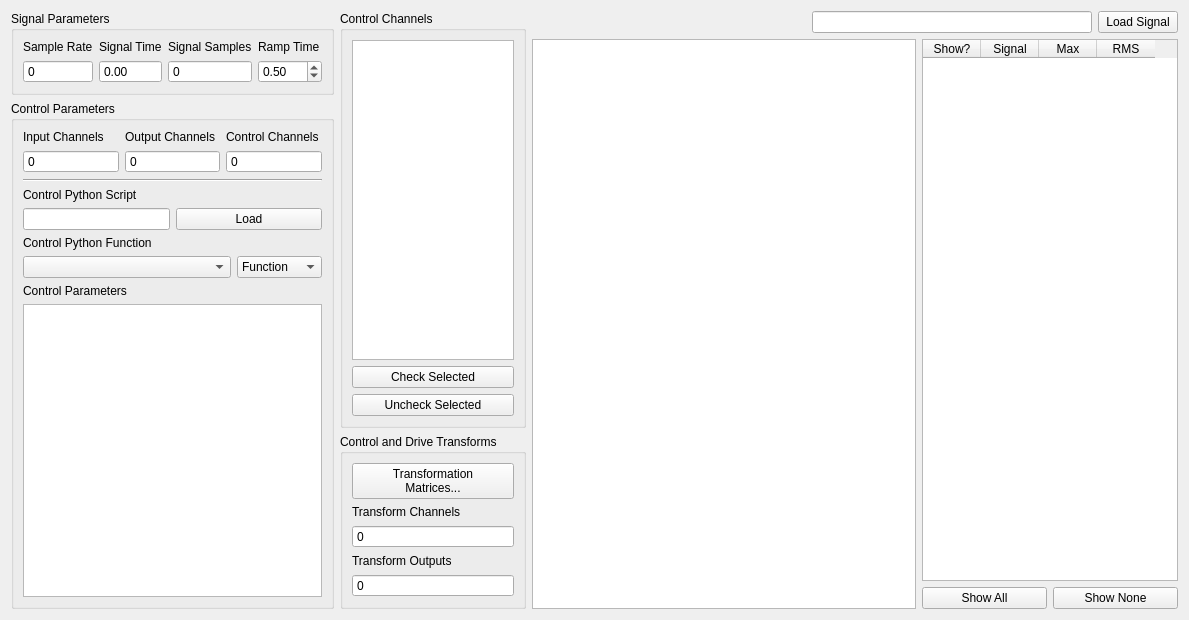
<?xml version="1.0" encoding="UTF-8"?>
<ui version="4.0">
 <class>Form</class>
 <widget class="QWidget" name="Form">
  <property name="geometry">
   <rect>
    <x>0</x>
    <y>0</y>
    <width>1189</width>
    <height>620</height>
   </rect>
  </property>
  <property name="windowTitle">
   <string>Form</string>
  </property>
  <layout class="QHBoxLayout" name="horizontalLayout">
   <item>
    <layout class="QVBoxLayout" name="parameters_layout">
     <item>
      <widget class="QGroupBox" name="signal_parameters_groupbox">
       <property name="title">
        <string>Signal Parameters</string>
       </property>
       <layout class="QGridLayout" name="gridLayout">
        <item row="0" column="2">
         <layout class="QVBoxLayout" name="signal_samples_layout">
          <item>
           <widget class="QLabel" name="signal_samples_label">
            <property name="text">
             <string>Signal Samples</string>
            </property>
           </widget>
          </item>
          <item>
           <widget class="QSpinBox" name="signal_samples_display">
            <property name="minimumSize">
             <size>
              <width>50</width>
              <height>0</height>
             </size>
            </property>
            <property name="toolTip">
             <string>Number of samples in the transient signal</string>
            </property>
            <property name="readOnly">
             <bool>true</bool>
            </property>
            <property name="buttonSymbols">
             <enum>QAbstractSpinBox::NoButtons</enum>
            </property>
            <property name="maximum">
             <number>1000000000</number>
            </property>
           </widget>
          </item>
         </layout>
        </item>
        <item row="0" column="1">
         <layout class="QVBoxLayout" name="signal_time_layout">
          <item>
           <widget class="QLabel" name="signal_time_label">
            <property name="text">
             <string>Signal Time</string>
            </property>
           </widget>
          </item>
          <item>
           <widget class="QDoubleSpinBox" name="signal_time_display">
            <property name="toolTip">
             <string>Time that the signal will take to generate</string>
            </property>
            <property name="readOnly">
             <bool>true</bool>
            </property>
            <property name="buttonSymbols">
             <enum>QAbstractSpinBox::NoButtons</enum>
            </property>
            <property name="maximum">
             <double>10000.000000000000000</double>
            </property>
           </widget>
          </item>
         </layout>
        </item>
        <item row="0" column="0">
         <layout class="QVBoxLayout" name="sample_rate_layout">
          <item>
           <widget class="QLabel" name="sample_rate_label">
            <property name="text">
             <string>Sample Rate</string>
            </property>
           </widget>
          </item>
          <item>
           <widget class="QSpinBox" name="sample_rate_display">
            <property name="minimumSize">
             <size>
              <width>50</width>
              <height>0</height>
             </size>
            </property>
            <property name="toolTip">
             <string>Sample rate of the data acquisition system</string>
            </property>
            <property name="readOnly">
             <bool>true</bool>
            </property>
            <property name="buttonSymbols">
             <enum>QAbstractSpinBox::NoButtons</enum>
            </property>
            <property name="maximum">
             <number>100000</number>
            </property>
           </widget>
          </item>
         </layout>
        </item>
        <item row="0" column="3">
         <layout class="QVBoxLayout" name="ramp_layout">
          <item>
           <widget class="QLabel" name="ramp_label">
            <property name="text">
             <string>Ramp Time</string>
            </property>
           </widget>
          </item>
          <item>
           <widget class="QDoubleSpinBox" name="ramp_selector">
            <property name="toolTip">
             <string>Time to ramp to zero if the transient signal is cancelled</string>
            </property>
            <property name="maximum">
             <double>300.000000000000000</double>
            </property>
            <property name="singleStep">
             <double>0.250000000000000</double>
            </property>
            <property name="value">
             <double>0.500000000000000</double>
            </property>
           </widget>
          </item>
         </layout>
        </item>
       </layout>
      </widget>
     </item>
     <item>
      <widget class="QGroupBox" name="control_parameters_groupbox">
       <property name="title">
        <string>Control Parameters</string>
       </property>
       <layout class="QGridLayout" name="gridLayout_7">
        <item row="0" column="0">
         <layout class="QVBoxLayout" name="input_channels_layout">
          <item>
           <widget class="QLabel" name="input_channels_label">
            <property name="text">
             <string>Input Channels</string>
            </property>
           </widget>
          </item>
          <item>
           <widget class="QSpinBox" name="input_channels_display">
            <property name="enabled">
             <bool>true</bool>
            </property>
            <property name="toolTip">
             <string>Number of measurement channels in the environment</string>
            </property>
            <property name="readOnly">
             <bool>true</bool>
            </property>
            <property name="buttonSymbols">
             <enum>QAbstractSpinBox::NoButtons</enum>
            </property>
            <property name="prefix">
             <string/>
            </property>
            <property name="maximum">
             <number>1000000</number>
            </property>
           </widget>
          </item>
         </layout>
        </item>
        <item row="0" column="1">
         <layout class="QVBoxLayout" name="output_channels_layout">
          <item>
           <widget class="QLabel" name="output_channels_label">
            <property name="text">
             <string>Output Channels</string>
            </property>
           </widget>
          </item>
          <item>
           <widget class="QSpinBox" name="output_channels_display">
            <property name="enabled">
             <bool>true</bool>
            </property>
            <property name="toolTip">
             <string>Number of excitation channels in the environment</string>
            </property>
            <property name="readOnly">
             <bool>true</bool>
            </property>
            <property name="buttonSymbols">
             <enum>QAbstractSpinBox::NoButtons</enum>
            </property>
            <property name="prefix">
             <string/>
            </property>
            <property name="maximum">
             <number>1000000</number>
            </property>
           </widget>
          </item>
         </layout>
        </item>
        <item row="0" column="2">
         <layout class="QVBoxLayout" name="control_channels_layout">
          <item>
           <widget class="QLabel" name="control_channels_label">
            <property name="text">
             <string>Control Channels</string>
            </property>
           </widget>
          </item>
          <item>
           <widget class="QSpinBox" name="control_channels_display">
            <property name="enabled">
             <bool>true</bool>
            </property>
            <property name="toolTip">
             <string>Number of channels used for controlling the environment</string>
            </property>
            <property name="readOnly">
             <bool>true</bool>
            </property>
            <property name="buttonSymbols">
             <enum>QAbstractSpinBox::NoButtons</enum>
            </property>
            <property name="prefix">
             <string/>
            </property>
            <property name="maximum">
             <number>1000000</number>
            </property>
           </widget>
          </item>
         </layout>
        </item>
        <item row="2" column="0" colspan="3">
         <layout class="QVBoxLayout" name="control_script_vertical_layout">
          <item>
           <widget class="QLabel" name="control_script_label">
            <property name="text">
             <string>Control Python Script</string>
            </property>
           </widget>
          </item>
          <item>
           <layout class="QHBoxLayout" name="control_script_horizontal_layout">
            <item>
             <widget class="QLineEdit" name="control_script_file_path_input">
              <property name="sizePolicy">
               <sizepolicy hsizetype="Minimum" vsizetype="Fixed">
                <horstretch>0</horstretch>
                <verstretch>0</verstretch>
               </sizepolicy>
              </property>
              <property name="toolTip">
               <string>File name for the Python script used to specify the control law.</string>
              </property>
              <property name="readOnly">
               <bool>true</bool>
              </property>
             </widget>
            </item>
            <item>
             <widget class="QPushButton" name="control_script_load_file_button">
              <property name="toolTip">
               <string>Load a Python script that contains the control law.</string>
              </property>
              <property name="text">
               <string>Load</string>
              </property>
             </widget>
            </item>
           </layout>
          </item>
         </layout>
        </item>
        <item row="4" column="0" colspan="3">
         <layout class="QVBoxLayout" name="control_parameters_layout">
          <item>
           <widget class="QLabel" name="control_parameters_label">
            <property name="text">
             <string>Control Parameters</string>
            </property>
           </widget>
          </item>
          <item>
           <widget class="QTextEdit" name="control_parameters_text_input">
            <property name="toolTip">
             <string>Any additional parameters needed by the control law are entered in this text box.  It is up to the control law to define what is needed to be defined in this box.</string>
            </property>
            <property name="lineWrapMode">
             <enum>QTextEdit::NoWrap</enum>
            </property>
            <property name="acceptRichText">
             <bool>false</bool>
            </property>
           </widget>
          </item>
         </layout>
        </item>
        <item row="3" column="0" colspan="3">
         <layout class="QVBoxLayout" name="control_function_layout">
          <item>
           <widget class="QLabel" name="control_function_label">
            <property name="text">
             <string>Control Python Function</string>
            </property>
           </widget>
          </item>
          <item>
           <layout class="QHBoxLayout" name="control_function_generator_layout">
            <item>
             <widget class="QComboBox" name="control_function_input">
              <property name="sizePolicy">
               <sizepolicy hsizetype="MinimumExpanding" vsizetype="Fixed">
                <horstretch>0</horstretch>
                <verstretch>0</verstretch>
               </sizepolicy>
              </property>
              <property name="toolTip">
               <string>Item in the Python script to use as the control law.</string>
              </property>
             </widget>
            </item>
            <item>
             <widget class="QComboBox" name="control_function_generator_selector">
              <property name="sizePolicy">
               <sizepolicy hsizetype="Minimum" vsizetype="Fixed">
                <horstretch>0</horstretch>
                <verstretch>0</verstretch>
               </sizepolicy>
              </property>
              <property name="toolTip">
               <string>Specifies if the control law is defined in a Function, Generator, or Class</string>
              </property>
              <item>
               <property name="text">
                <string>Function</string>
               </property>
              </item>
              <item>
               <property name="text">
                <string>Generator</string>
               </property>
              </item>
              <item>
               <property name="text">
                <string>Class</string>
               </property>
              </item>
             </widget>
            </item>
           </layout>
          </item>
         </layout>
        </item>
        <item row="1" column="0" colspan="3">
         <widget class="Line" name="control_separator">
          <property name="orientation">
           <enum>Qt::Horizontal</enum>
          </property>
         </widget>
        </item>
       </layout>
      </widget>
     </item>
    </layout>
   </item>
   <item>
    <layout class="QVBoxLayout" name="channels_layout">
     <item>
      <widget class="QGroupBox" name="control_channels_groupbox">
       <property name="title">
        <string>Control Channels</string>
       </property>
       <layout class="QVBoxLayout" name="verticalLayout_3">
        <item>
         <widget class="QListWidget" name="control_channels_selector">
          <property name="sizePolicy">
           <sizepolicy hsizetype="Minimum" vsizetype="Expanding">
            <horstretch>0</horstretch>
            <verstretch>0</verstretch>
           </sizepolicy>
          </property>
          <property name="toolTip">
           <string>Check channels that will be treated as control channels</string>
          </property>
          <property name="sizeAdjustPolicy">
           <enum>QAbstractScrollArea::AdjustToContents</enum>
          </property>
          <property name="selectionMode">
           <enum>QAbstractItemView::ExtendedSelection</enum>
          </property>
         </widget>
        </item>
        <item>
         <widget class="QPushButton" name="check_selected_button">
          <property name="toolTip">
           <string>Checks selected channels to use them as control channels.</string>
          </property>
          <property name="text">
           <string>Check Selected</string>
          </property>
         </widget>
        </item>
        <item>
         <widget class="QPushButton" name="uncheck_selected_button">
          <property name="toolTip">
           <string>Unchecks selected channels so they are not treated as control channels.</string>
          </property>
          <property name="text">
           <string>Uncheck Selected</string>
          </property>
         </widget>
        </item>
       </layout>
      </widget>
     </item>
     <item>
      <widget class="QGroupBox" name="transformation_matrices_groupbox">
       <property name="title">
        <string>Control and Drive Transforms</string>
       </property>
       <layout class="QVBoxLayout" name="verticalLayout_5">
        <item>
         <widget class="QPushButton" name="transformation_matrices_button">
          <property name="toolTip">
           <string>Open the transformation matrix dialog to allow specification of transformations to virtual control or virtual excitation channels.</string>
          </property>
          <property name="text">
           <string>Transformation
Matrices...</string>
          </property>
         </widget>
        </item>
        <item>
         <layout class="QVBoxLayout" name="transform_channels_layout">
          <item>
           <widget class="QLabel" name="transform_channels_label">
            <property name="text">
             <string>Transform Channels</string>
            </property>
           </widget>
          </item>
          <item>
           <widget class="QSpinBox" name="transform_channels_display">
            <property name="enabled">
             <bool>true</bool>
            </property>
            <property name="toolTip">
             <string>Number of virtual channels used for control if transformations are specified.</string>
            </property>
            <property name="readOnly">
             <bool>true</bool>
            </property>
            <property name="buttonSymbols">
             <enum>QAbstractSpinBox::NoButtons</enum>
            </property>
            <property name="prefix">
             <string/>
            </property>
            <property name="maximum">
             <number>1000000</number>
            </property>
           </widget>
          </item>
         </layout>
        </item>
        <item>
         <layout class="QVBoxLayout" name="transform_outputs_layout">
          <item>
           <widget class="QLabel" name="transform_outputs_label">
            <property name="text">
             <string>Transform Outputs</string>
            </property>
           </widget>
          </item>
          <item>
           <widget class="QSpinBox" name="transform_outputs_display">
            <property name="enabled">
             <bool>true</bool>
            </property>
            <property name="toolTip">
             <string>Number of virtual outputs defined if transformations are specified.</string>
            </property>
            <property name="readOnly">
             <bool>true</bool>
            </property>
            <property name="buttonSymbols">
             <enum>QAbstractSpinBox::NoButtons</enum>
            </property>
            <property name="prefix">
             <string/>
            </property>
            <property name="maximum">
             <number>1000000</number>
            </property>
           </widget>
          </item>
         </layout>
        </item>
       </layout>
      </widget>
     </item>
    </layout>
   </item>
   <item>
    <layout class="QVBoxLayout" name="verticalLayout">
     <item>
      <layout class="QHBoxLayout" name="load_signal_layout">
       <item>
        <spacer name="load_signal_spacer">
         <property name="orientation">
          <enum>Qt::Horizontal</enum>
         </property>
         <property name="sizeHint" stdset="0">
          <size>
           <width>40</width>
           <height>20</height>
          </size>
         </property>
        </spacer>
       </item>
       <item>
        <widget class="QLineEdit" name="signal_file_name_display">
         <property name="toolTip">
          <string>Filename from which the control signal was loaded</string>
         </property>
         <property name="readOnly">
          <bool>true</bool>
         </property>
        </widget>
       </item>
       <item>
        <widget class="QPushButton" name="load_signal_button">
         <property name="toolTip">
          <string>Load in a signal to control to</string>
         </property>
         <property name="text">
          <string>Load Signal</string>
         </property>
        </widget>
       </item>
      </layout>
     </item>
     <item>
      <layout class="QHBoxLayout" name="signal_display_layout">
       <item>
        <widget class="PlotWidget" name="signal_display_plot"/>
       </item>
       <item>
        <layout class="QVBoxLayout" name="signal_table_layout">
         <item>
          <widget class="QTableWidget" name="signal_information_table">
           <property name="sizePolicy">
            <sizepolicy hsizetype="Preferred" vsizetype="Expanding">
             <horstretch>0</horstretch>
             <verstretch>0</verstretch>
            </sizepolicy>
           </property>
           <attribute name="horizontalHeaderDefaultSectionSize">
            <number>58</number>
           </attribute>
           <column>
            <property name="text">
             <string>Show?</string>
            </property>
            <property name="toolTip">
             <string>Check a signal to show it on the plot</string>
            </property>
           </column>
           <column>
            <property name="text">
             <string>Signal</string>
            </property>
            <property name="toolTip">
             <string>Channel name associated with the signal</string>
            </property>
           </column>
           <column>
            <property name="text">
             <string>Max</string>
            </property>
            <property name="toolTip">
             <string>Maximum absolute value of the signal</string>
            </property>
           </column>
           <column>
            <property name="text">
             <string>RMS</string>
            </property>
            <property name="toolTip">
             <string>RMS value of the signal</string>
            </property>
           </column>
          </widget>
         </item>
         <item>
          <layout class="QHBoxLayout" name="signal_table_button_layout">
           <item>
            <widget class="QPushButton" name="show_all_button">
             <property name="toolTip">
              <string>Shows all signals</string>
             </property>
             <property name="text">
              <string>Show All</string>
             </property>
            </widget>
           </item>
           <item>
            <widget class="QPushButton" name="show_none_button">
             <property name="toolTip">
              <string>Shows no signals</string>
             </property>
             <property name="text">
              <string>Show None</string>
             </property>
            </widget>
           </item>
          </layout>
         </item>
        </layout>
       </item>
      </layout>
     </item>
    </layout>
   </item>
  </layout>
 </widget>
 <customwidgets>
  <customwidget>
   <class>PlotWidget</class>
   <extends>QGraphicsView</extends>
   <header location="global">pyqtgraph</header>
  </customwidget>
 </customwidgets>
 <resources/>
 <connections/>
</ui>
